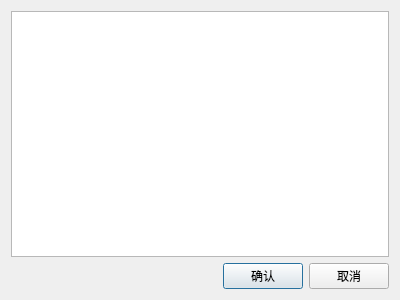
<?xml version="1.0" encoding="UTF-8"?>
<ui version="4.0">
 <class>subdirtemplateedit</class>
 <widget class="QDialog" name="subdirtemplateedit">
  <property name="geometry">
   <rect>
    <x>0</x>
    <y>0</y>
    <width>400</width>
    <height>300</height>
   </rect>
  </property>
  <property name="windowTitle">
   <string>子目录过滤模板编辑</string>
  </property>
  <layout class="QVBoxLayout" name="verticalLayout">
   <item>
    <widget class="QTextEdit" name="textEdit_filecontent"/>
   </item>
   <item>
    <layout class="QHBoxLayout" name="horizontalLayout">
     <item>
      <spacer name="horizontalSpacer">
       <property name="orientation">
        <enum>Qt::Horizontal</enum>
       </property>
       <property name="sizeHint" stdset="0">
        <size>
         <width>40</width>
         <height>20</height>
        </size>
       </property>
      </spacer>
     </item>
     <item>
      <widget class="QPushButton" name="pbt_ok">
       <property name="text">
        <string>确认</string>
       </property>
      </widget>
     </item>
     <item>
      <widget class="QPushButton" name="pbt_cancel">
       <property name="text">
        <string>取消</string>
       </property>
      </widget>
     </item>
    </layout>
   </item>
  </layout>
 </widget>
 <resources/>
 <connections/>
</ui>
